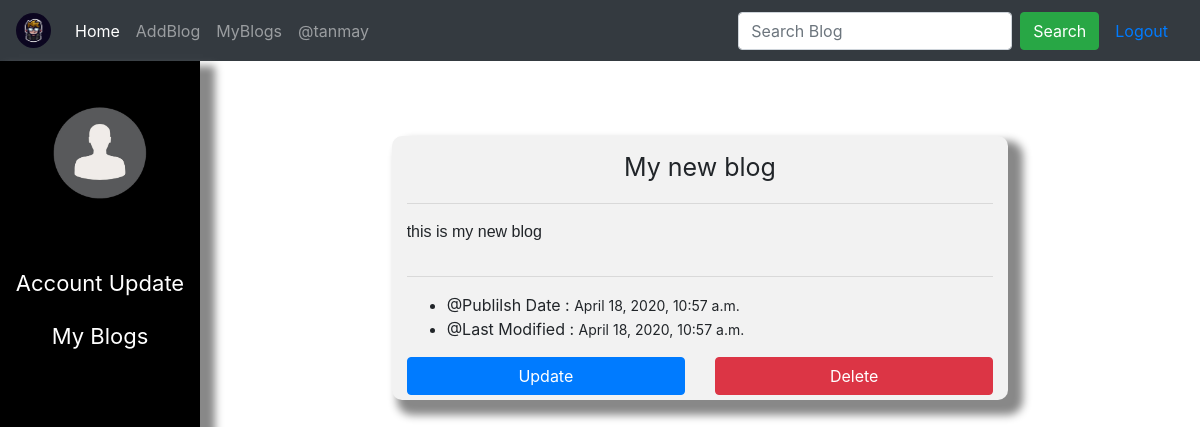
Screenshot of /Blog/author/blog/display (signed in) with the database file from the repository.
### blog/models.py (models this page shows)
class Author(models.Model):
    author_name=models.CharField(max_length=50, blank=False)
    avatar=models.CharField(max_length=50, blank=False)
    description=models.TextField()
    password=models.CharField(max_length=20, blank=False, default='admin')

class Blog(models.Model):
    author_id=models.IntegerField(default=0)
    title=models.CharField(max_length=100, blank=False)
    publish_date=models.DateTimeField(default=datetime.datetime.today())
    content=models.TextField(max_length=5000)
    last_modified=models.DateTimeField(default=datetime.datetime.today())

### blog/views.py (the view)
# urls.py: path('Blog/author/blog/display', views.blog_aulthor_blog_display, name="blog_author_blog_display"),
def blog_aulthor_blog_display(request):
    print("called ----------------------------------------------------")
    author_id = getUserId(request)
    blogs = Blog.objects.filter(author_id__exact=author_id)
    posts = []
    for blog in blogs:
        temp = {
            'id': blog.id,
            'title': blog.title,
            'content': blog.content,
            'publish_date': blog.publish_date,
            'last_modified': blog.last_modified
        }
        posts.append(temp)
    context = {}
    context['blogs'] = posts
    context = checkUserLogin(request, context)
    print(context)
    return render(request, 'blog/blog_author_blog_display.html', context=context)

### blog/views.py (called while the page is built)
def getUser(request):
    if request.session.has_key('user'):
        return request.session['user']
    else:
        return False

def checkUserLogin(request, input):
    if getUser(request) is not False:
        input['box'] = {'avatar':getUser(request)}
    return input

def getUserId(request):
    avatar = getUser(request)
    if avatar is not None:
        return Author.objects.filter(avatar__exact=avatar).values('id')[0]['id']
    else:
        return False

### blog/templates/blog/blog_author_blog_display.html
{% extends 'blog/user_management.html' %}
{% load static %}
{% block user_account_content %}
<div class="container user_content">
    <div class="row">
        <div class="col-2"></div>
        <div class="col-8">
            {% for blog in blogs %}
            <div class="container-fluid blog_box">
               <div class="row">
                   <div class="col blog_title">{{blog.title}}</div>
               </div>
               <hr>
               <div class="row">
                   <div class="col blog_content">
                       <p>{{blog.content}}</p>
                   </div>
               </div>
               <hr>
               <div class="row">
                   <div class="col blog_author_info">
                        <ul>
                            <li>@Publilsh Date : <small>{{blog.publish_date}}</small></li>
                            <li>@Last Modified : <small>{{blog.last_modified}}</small></li>
                        </ul>
                   </div>
               </div>
               <div class="row blog_button">
                   <div class="col"><a class="btn btn-primary" href="{% url 'blog_update_page' blog_id=blog.id%}">Update</a></div>
                   <div class="col"><a class="btn btn-danger" href="{% url 'blog_delete_confirmation' blog_id=blog.id%}">Delete</a></div>
               </div>
            </div>
            {% endfor %}
        </div>
        <div class="col-2"></div>
    </div>
</div>
{% endblock user_account_content %}

### blog/templates/blog/base.html (shortened to what this page needs)
{% load static %}
<!DOCTYPE html>
<html lang="en">
<head>
    <link rel="stylesheet" href="{% static '/css/blog.css' %}">
    <link rel="stylesheet" href="{% static '/css/user_management.css' %}">
    <link rel="stylesheet" href="{% static '/css/logo.css' %}">
    {% load bootstrap4 %}
    {% bootstrap_css %}
</head>
<body>
    <div class="row">
        <div class="col">
            <nav class="navbar navbar-expand-lg navbar-dark bg-dark">
                <div class="collapse navbar-collapse" id="navbarTogglerDemo01">
                    <a class="navbar-brand" href="/">
                        <img class="my-blog-logo rounded-circle" src='{% static "img/logo.jpg" %}' alt="">
                    </a>
                    <ul class="navbar-nav mr-auto mt-2 mt-lg-0">
                        <li class="nav-item active">
                            <a class="nav-link" href="/">Home <span class="sr-only">(current)</span></a>
                        </li>
                        {% if box.avatar %}
                        <li class="nav-item">
                            <a class="nav-link" href="/Blog/newBlog">AddBlog</a>
                        </li>
                        {% else %}
                        <li class="nav-item">
                            <a class="nav-link" href="/Blog/author/signin">AddBlog</a>
                        </li>
                        {% endif %}
                        {% if box.avatar %}
                        <li class="nav-item">
                            <a class="nav-link" href="{% url 'blog_author_blog_display' %}">MyBlogs</a>
                        </li>
                        <li class="nav-item">
                            <a class="nav-link" href="#">{{box.avatar}}</a>
                        </li>
                        {% endif %}
                    </ul>
                    <form class="form-inline my-2 my-lg-0" action="{% url 'blog_search' %}" method="POST">
                        <input class="form-control mr-sm-2" type="search" placeholder="Search Blog" aria-label="Search"
                            name="content">
                        <button class="btn btn-success my-2 my-sm-0" type="submit">Search</button>
                    </form>
                    {% if box.avatar %}
                    <div class="form-inline my-2 my-lg-0">
                        <div class="nav-item">
                            <div class="nav-linkt">
                                <a class="nav-link" href="/Blog/author/logout">Logout</a>
                            </div>
                        </div>
                    </div>
                    {% endif %}
                </div>
            </nav>
        </div>
    </div>
    <div class="row">
        <div class="col">
            <div>
                {% block content %}{% endblock %}
            </div>
        </div>
    </div>
</body>
</html>

### blog/static/css/blog.css (style rules this page uses)
body { background-color: #cfc9c9; }
input, textarea { text-align: justify; }

### blog/static/css/user_management.css (style rules this page uses)
.user_content { margin-top: 35px; }
.user_content .blog_box { margin-top: 40px; background-color: #f2f2f2; border-radius: 10px; box-shadow: 10px 10px 8px 5px #888888; padding-top: 5px; padding-bottom: 5px; }
.user_content .blog_box .blog_title { text-align: center; margin-top: 8px; font-size: 25px; }
.user_content .blog_box .blog_content { text-justify: auto; font-family: "Lucida Sans Unicode", "Lucida Grande", sans-serif; }
.user_content .blog_box .blog_button a { width: 100%; }

### adminblock/static/css/logo.css (style rules this page uses)
.my-blog-logo { min-width: 35px; min-height: 35px; max-width: 50px; max-height: 50px; width: 2vw; height: 2vw; margin: 0 0; padding: 0 0; }

### rows the page displays
Author: avatar "@tanmay"
Blog: title "My new blog", content "this is my new blog", publish_date "April 18, 2020, 10:57 a.m.", last_modified "April 18, 2020, 10:57 a.m."
